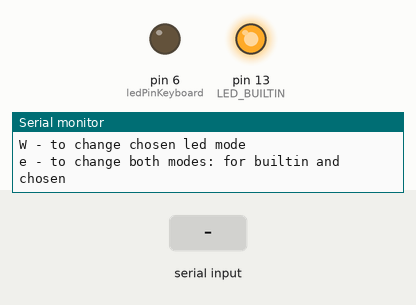
A sketch run on a simulated Arduino Uno, built with avr-gcc and run on an emulated ATmega328P. On the bench: output pins drawn as LEDs (lit = HIGH), the last lines printed to the serial monitor. Inputs (shaded band) come from the test bench.

Above: at 1.2 s.
1.3 s: "w\n" received over Serial
At 2.4 s:
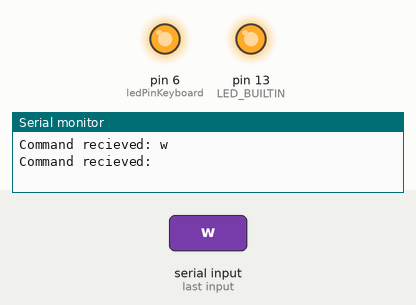
2.8 s: byte 113 ('q') received over Serial
4.3 s: byte 81 ('Q') received over Serial
At 4.7 s:
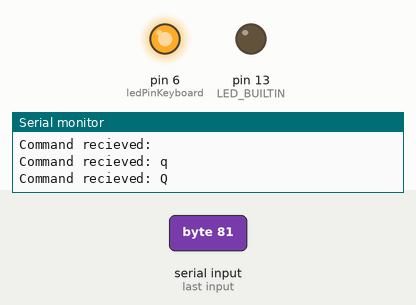
5.8 s: byte 87 ('W') received over Serial
At 7.0 s:
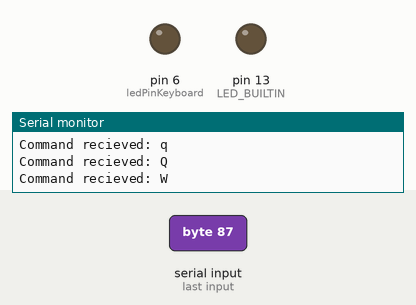
7.3 s: byte 101 ('e') received over Serial
At 8.2 s:
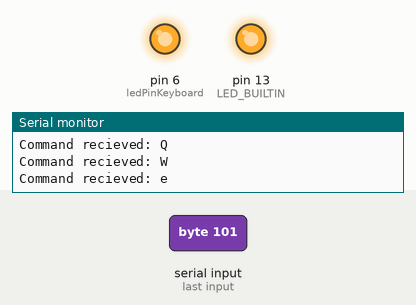
8.8 s: byte 69 ('E') received over Serial
At 9.3 s:
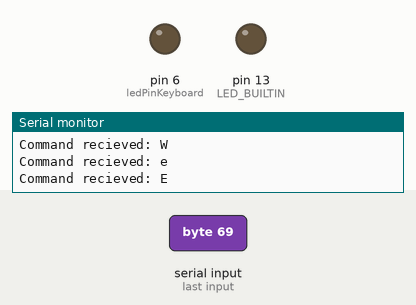
Timing chart, 0 to 11.3 s (numbered marks = the images above; inputs shaded):
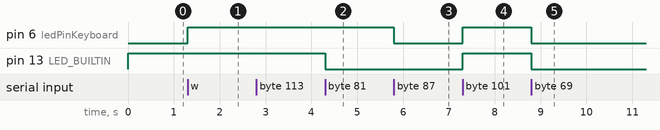

The sketch:

led_by_keyboard.ino
```cpp
int ledPinKeyboard = 6;
int lPKState = LOW; // state of led controlling by keyboard
int lBState = LOW; // state of builtin led

void setup()
{
  // set required mods for all buttons and leds to handle it correctly
  pinMode(ledPinKeyboard, OUTPUT);
  pinMode(LED_BUILTIN, OUTPUT);
  digitalWrite(LED_BUILTIN, HIGH);

  Serial.begin(9600); // open port with default speed

  // show user quick guide how to use it
  Serial.println("Command list:");
  Serial.println("Q - to change builtin led mode");
  Serial.println("W - to change chosen led mode");
  Serial.println("e - to change both modes: for builtin and chosen\n\n\n");
}

void loop()
{
  // if any data was recieved
  if  (Serial.available()) {
    // read by byte (commands are chars so any other type is excess)
    char command = Serial.read();

    // show received command
    Serial.print("Command recieved: ");
    Serial.println(command);

    // handle recieved command in any letter case
    if (command == 'q' || command == 'Q') {
      lBState = !lBState;
      digitalWrite(LED_BUILTIN, lBState);
      delay(500);
    }
    else if (command == 'w' || command == 'W') {
      lPKState = !lPKState;
      digitalWrite(ledPinKeyboard, lPKState);
      delay(500);
    }
    else if (command == 'e' || command == 'E') {
      lBState = !lBState;
      lPKState = !lPKState;
      digitalWrite(LED_BUILTIN, lBState);
      digitalWrite(ledPinKeyboard, lPKState);
      delay(500);
    } else if (command == '\n') {}
    else {
      // notify user that command is invalid
      Serial.println("There is no such a command. \
      You can use only Q, W, E commands.");
    }
  }
}
```

Measured:
- after the input at 1.3 s, pin 6 (ledPinKeyboard): LOW → HIGH at once
- after the input at 4.3 s, pin 13 (LED_BUILTIN): HIGH → LOW at once
- after the input at 5.8 s, pin 6 (ledPinKeyboard): HIGH → LOW at once
- after the input at 7.3 s, pin 6 (ledPinKeyboard), pin 13 (LED_BUILTIN): LOW → HIGH at once
- after the input at 8.8 s, pin 6 (ledPinKeyboard), pin 13 (LED_BUILTIN): HIGH → LOW at once
